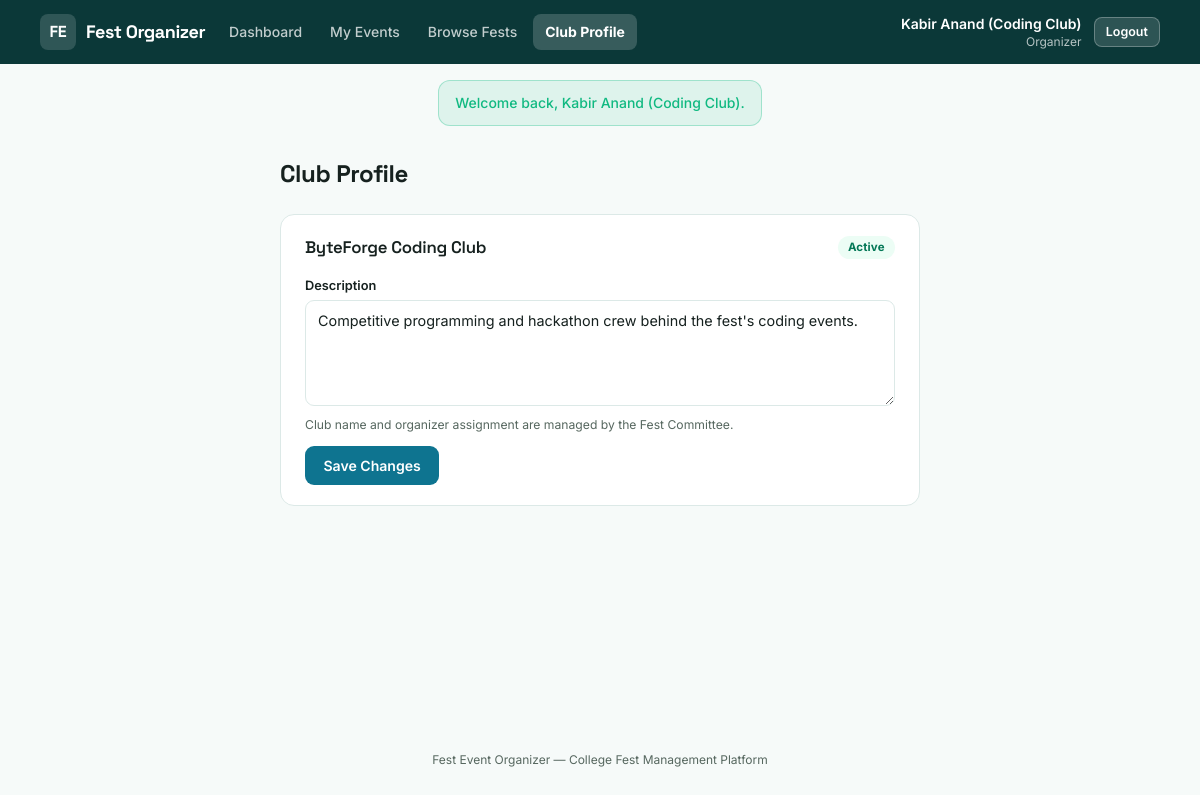
The app's page /index.php?route=organizer/club (signed in) with its own data.
### tables this page shows
CREATE TABLE clubs (
    id            INT AUTO_INCREMENT PRIMARY KEY,
    name          VARCHAR(120) NOT NULL,
    slug          VARCHAR(120) NOT NULL UNIQUE,
    description   VARCHAR(500) NOT NULL,
    organizer_id  INT NOT NULL UNIQUE,
    status        ENUM('active', 'inactive') NOT NULL DEFAULT 'active',
    created_at    TIMESTAMP NOT NULL DEFAULT CURRENT_TIMESTAMP,
    FOREIGN KEY (organizer_id) REFERENCES users(id)
);

### app/controllers/OrganizerController.php (called while the page is built, shortened)
<?php
require_once __DIR__ . '/../models/Club.php';
class OrganizerController
{
    private function myClub(): array
    {
        $club = Club::findByOrganizer(Auth::id());
        return $club;
    }
    public function profile(): void
    {
        $club = $this->myClub();
        require __DIR__ . '/../views/organizer/profile.php';
    }
}

### public/index.php (called while the page is built, shortened)
<?php
require_once __DIR__ . '/../core/helpers.php';
require_once __DIR__ . '/../core/Database.php';
require_once __DIR__ . '/../core/Auth.php';
require_once __DIR__ . '/../app/models/Club.php';
require_once __DIR__ . '/../app/controllers/OrganizerController.php';
$router = new Router();
$router->get('login', fn() => (new AuthController())->showLogin());
$router->post('login', fn() => (new AuthController())->login());
$router->get('register', fn() => (new AuthController())->showRegister());
$router->post('register', fn() => (new AuthController())->register());
$router->post('logout', fn() => (new AuthController())->logout());
$router->get('admin/dashboard', fn() => (new AdminController())->dashboard());
$router->get('admin/fests', fn() => (new AdminController())->fests());
$router->post('admin/fests/store', fn() => (new AdminController())->festStore());
$router->post('admin/fests/update', fn() => (new AdminController())->festUpdate());
$router->post('admin/fests/status', fn() => (new AdminController())->festStatus());
$router->get('admin/clubs', fn() => (new AdminController())->clubs());
$router->post('admin/clubs/store', fn() => (new AdminController())->clubStore());
$router->post('admin/clubs/status', fn() => (new AdminController())->clubStatus());
$router->get('admin/events', fn() => (new AdminController())->events());
$router->post('admin/events/approve', fn() => (new AdminController())->eventApprove());
$router->post('admin/events/reject', fn() => (new AdminController())->eventReject());
$router->get('admin/clashes', fn() => (new AdminController())->clashes());
$router->get('admin/results', fn() => (new AdminController())->results());
$router->get('organizer/dashboard', fn() => (new OrganizerController())->dashboard());
$router->get('organizer/events', fn() => (new OrganizerController())->events());
$router->get('organizer/events/new', fn() => (new OrganizerController())->eventNew());
$router->post('organizer/events/store', fn() => (new OrganizerController())->eventStore());
$router->get('organizer/events/edit', fn() => (new OrganizerController())->eventEdit());
$router->post('organizer/events/update', fn() => (new OrganizerController())->eventUpdate());
$router->get('organizer/events/roster', fn() => (new OrganizerController())->roster());
$router->post('organizer/registrations/verify', fn() => (new OrganizerController())->verifyEpass());
$router->get('organizer/events/results', fn() => (new OrganizerController())->resultsForm());
$router->post('organizer/results/store', fn() => (new OrganizerController())->resultStore());
$router->post('organizer/results/delete', fn() => (new OrganizerController())->resultDelete());
$router->get('organizer/club', fn() => (new OrganizerController())->profile());
$router->post('organizer/club/update', fn() => (new OrganizerController())->profileUpdate());
$router->get('organizer/fests', fn() => (new OrganizerController())->browseFests());
$router->get('organizer/fests/show', fn() => (new OrganizerController())->browseFestShow());
$router->get('participant/dashboard', fn() => (new ParticipantController())->dashboard());
$router->get('participant/fests', fn() => (new ParticipantController())->fests());
$router->get('participant/fests/show', fn() => (new ParticipantController())->festShow());
$router->get('participant/events/show', fn() => (new ParticipantController())->eventShow());
$router->post('participant/events/register', fn() => (new ParticipantController())->register());
$router->get('participant/registrations', fn() => (new ParticipantController())->registrations());
$router->post('participant/registrations/cancel', fn() => (new ParticipantController())->registrationCancel());
$router->get('participant/registrations/epass', fn() => (new ParticipantController())->epass());
$router->get('participant/certificates', fn() => (new ParticipantController())->certificates());
$router->get('participant/certificates/show', fn() => (new ParticipantController())->certificateShow());
$route = $_GET['route'] ?? '';
$router->dispatch($_SERVER['REQUEST_METHOD'], $route);

### core/Router.php (called while the page is built, shortened)
<?php
class Router
{
    private array $routes = ['GET' => [], 'POST' => []];
    public function get(string $route, callable $handler): void
    {
        $this->routes['GET'][$route] = $handler;
    }
    public function post(string $route, callable $handler): void
    {
        $this->routes['POST'][$route] = $handler;
    }
    public function dispatch(string $method, string $route): void
    {
        $handler = $this->routes[$method][$route] ?? null;
        try {
            $handler();
        } catch (Throwable $e) {
            error_log($e->getMessage());
            http_response_code(500);
            require __DIR__ . '/../app/views/errors/500.php';
        }
    }
}

### core/Auth.php (called while the page is built, shortened)
<?php
require_once __DIR__ . '/Database.php';
class Auth
{
    public static function id(): ?int
    {
        return $_SESSION['user_id'] ?? null;
    }
}

### core/Database.php (called while the page is built)
<?php
class Database
{
    private static ?PDO $instance = null;
    public static function connect(): PDO
    {
        if (self::$instance === null) {
            $config = require __DIR__ . '/../config/database.php';
            $dsn = sprintf(
                'mysql:host=%s;port=%d;dbname=%s;charset=%s',
                $config['host'],
                $config['port'],
                $config['database'],
                $config['charset']
            );
            self::$instance = new PDO($dsn, $config['username'], $config['password'], [
                PDO::ATTR_ERRMODE            => PDO::ERRMODE_EXCEPTION,
                PDO::ATTR_DEFAULT_FETCH_MODE => PDO::FETCH_ASSOC,
                PDO::ATTR_EMULATE_PREPARES   => false,
            ]);
        }
        return self::$instance;
    }
}

### app/models/Club.php (called while the page is built, shortened)
<?php
require_once __DIR__ . '/../../core/Database.php';
class Club
{
    public static function findByOrganizer(int $organizerId): ?array
    {
        $stmt = Database::connect()->prepare('SELECT * FROM clubs WHERE organizer_id = ?');
        $stmt->execute([$organizerId]);
        $row = $stmt->fetch();
        return $row ?: null;
    }
}

### core/helpers.php (called while the page is built, shortened)
<?php
function e(?string $value): string
{
    return htmlspecialchars($value ?? '', ENT_QUOTES, 'UTF-8');
}

### app/views/organizer/profile.php (the view, shortened to what this page needs)
<?php $pageTitle = 'Club Profile'; require __DIR__ . '/../partials/header.php'; require __DIR__ . '/../partials/navbar.php'; require __DIR__ . '/../partials/flash.php'; ?>
<main class="max-w-2xl mx-auto px-4 py-8 flex-1 w-full">
    <h1 class="font-display text-2xl font-bold mb-6">Club Profile</h1>
    <div class="card">
        <div class="card-head">
            <h2><?= e($club['name']) ?></h2>
            <span class="badge <?= $club['status'] === 'active' ? 'badge-mint' : 'badge-slate' ?>"><?= e($club['status']) ?></span>
        </div>
        <form method="POST" action="/index.php?route=organizer/club/update" class="space-y-3">
            <div>
                <label class="field-label">Description</label>
                <textarea name="description" rows="4" class="field-textarea" required><?= e($club['description']) ?></textarea>
                <p class="field-hint">Club name and organizer assignment are managed by the Fest Committee.</p>
            </div>
            <button type="submit" class="btn-primary">Save Changes</button>
        </form>
    </div>
</main>
<?php require __DIR__ . '/../partials/footer.php'; ?>

### public/assets/css/style.css (style rules this page uses)
* { box-sizing: border-box; }
h1, h2, h3, h4, .font-display { font-family: 'Space Grotesk', sans-serif; letter-spacing: -0.015em; }
.card { background: #fff; border: 1px solid #DCE9E7; border-radius: 14px; padding: 1.25rem 1.5rem; margin-bottom: 1.25rem; }
.card-head { display: flex; align-items: center; justify-content: space-between; gap: 1rem; margin-bottom: 1rem; flex-wrap: wrap; }
.card-head h2 { font-size: 1.05rem; font-weight: 600; }
.btn-primary { background: #0E7490; color: #fff; border-radius: 9px; padding: 0.55rem 1.15rem; font-weight: 600; font-size: 0.88rem; display: inline-flex; align-items: center; justify-content: center; gap: .4rem; border: none; cursor: pointer; transition: background .15s, transform .15s; }
.field-label { display:block; font-size: 0.8rem; font-weight: 600; color: #16211F; margin-bottom: 0.3rem; }
.field-input, .field-textarea, .field-select { width: 100%; border: 1px solid #DCE9E7; border-radius: 9px; padding: 0.55rem 0.75rem; font-size: 0.9rem; background: #fff; color: #16211F; font-family: 'Inter', sans-serif; }
.field-hint { color: #56675F; font-size: 0.76rem; margin-top: 0.25rem; }
.badge { display:inline-flex; align-items:center; gap: .3rem; padding: 0.2rem 0.65rem; border-radius: 999px; font-size: 0.72rem; font-weight: 700; letter-spacing: 0.01em; text-transform: capitalize; }
.badge-mint { background: #ECFDF5; color: #047857; }

### records on screen
clubs: name "ByteForge Coding Club", status "Active", description "Competitive programming and hackathon crew behind the fest's coding events."

### other values on screen
$label "Dashboard"
$label "My Events"
$label "Browse Fests"
$label "Club Profile"
Auth::name() "Kabir Anand (Coding Club)"
str_replace('_', ' ', $role ?? '') "Organizer"
$success "Welcome back, Kabir Anand (Coding Club)."
